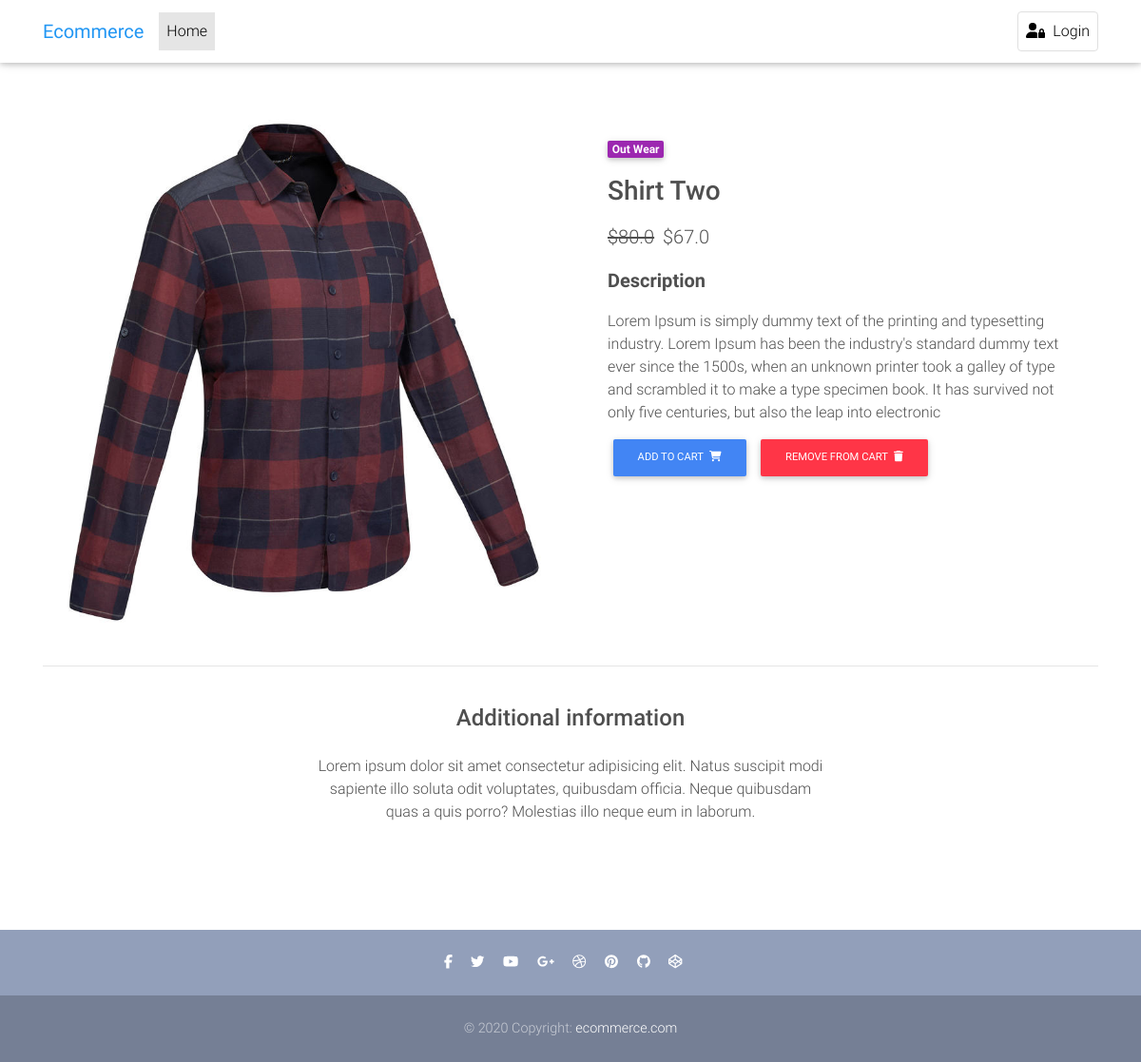
The page /product/test-product-2/ on the database its author committed.
### store/models.py (models this page shows, shortened)
class Item(models.Model):
    title = models.CharField(max_length=100)
    price = models.FloatField()
    image = models.ImageField(upload_to='image')
    discount_price = models.FloatField(null=True, blank=True)
    category = models.CharField(choices=CATEGORY_CHOICES, max_length=2)
    label = models.CharField(choices=LABEL_CHOICES, max_length=1)
    slug = models.SlugField()
    description = models.TextField()
    name = models.TextField()
    def get_absolute_url(self):
        return reverse('store:product', kwargs={'slug': self.slug})
    def get_add_cart_url(self):
        return reverse('store:add_cart', kwargs={'slug': self.slug})
    def remove_cart_url(self):
        return reverse('store:remove_cart', kwargs={'slug': self.slug})

### store/views.py (the view)
# urls.py: path('product/<slug>/', views.ItemDetailsView.as_view(), name='product'),
class ItemDetailsView(DetailView):
    model = Item
    template_name = 'store/product-page.html'

### store/templates/store/product-page.html (shortened to what this page needs)
{% extends 'store/base.html' %}
{% block content %}
    <main class="mt-5 pt-4">
        <div class="container dark-grey-text mt-5">
            <div class="row wow fadeIn">
                <div class="col-md-6 mb-4">
                    <img src="{{ object.image.url }}"
                         class="img-fluid" alt="">
                </div>
                <div class="col-md-6 mb-4">
                    <div class="p-4">
                        <div class="mb-3">
                            <a href="{{ item.get_absolute_url }}">
                                <span class="badge purple mr-1">{{ object.get_category_display }}</span>
                            </a>
                        </div>
                        <div class="mb-3">
                            <span class="h3">{{ object.title }}</span>
                        </div>
                        <p class="lead">
                            {% if object.discount_price %}
                                <span class="mr-1">
                                    <del>${{ object.price }}</del>
                                </span>
                                <span>${{ object.discount_price }}</span>
                            {% else %}
                                <span>${{ object.price }}</span>
                            {% endif %}
                        </p>
                        <p class="lead font-weight-bold">Description</p>
                        <p>{{ object.description }}</p>
                        <a href="{{ object.get_add_cart_url }}" class="btn btn-primary btn-md my-0 p">Add to cart
                            <i class="fas fa-shopping-cart ml-1"></i>
                        </a>
                        <a href="{{ object.remove_cart_url }}" class="btn btn-danger btn-md my-0 p">Remove from cart
                            <i class="fas fa-trash ml-1"></i>
                        </a>
                    </div>
                </div>
            </div>
            <hr>
            <div class="row d-flex justify-content-center wow fadeIn">
                <div class="col-md-6 text-center">
                    <h4 class="my-4 h4">Additional information</h4>
                    <p>Lorem ipsum dolor sit amet consectetur adipisicing elit. Natus suscipit modi sapiente illo soluta
                        odit
                        voluptates,
                        quibusdam officia. Neque quibusdam quas a quis porro? Molestias illo neque eum in laborum.</p>
                </div>
            </div>
            <div class="row wow fadeIn">
                <div class="col-lg-4 col-md-12 mb-4">
                </div>
                <div class="col-lg-4 col-md-6 mb-4">
                </div>
                <div class="col-lg-4 col-md-6 mb-4">
                </div>
            </div>
        </div>
    </main>
{% endblock %}

### rows shown on the page
Item: image (picture), category "Out Wear", title "Shirt Two", price "80.0", discount_price "67.0", description "Lorem Ipsum is simply dummy text of the printing and typesetting industry. Lorem Ipsum has been the industry's standard dummy text ever since the 1500s, when an unknown printer took a galley of type and scrambled it to make a type specimen book. It has survived not only five centuries, but also the leap into electronic"
